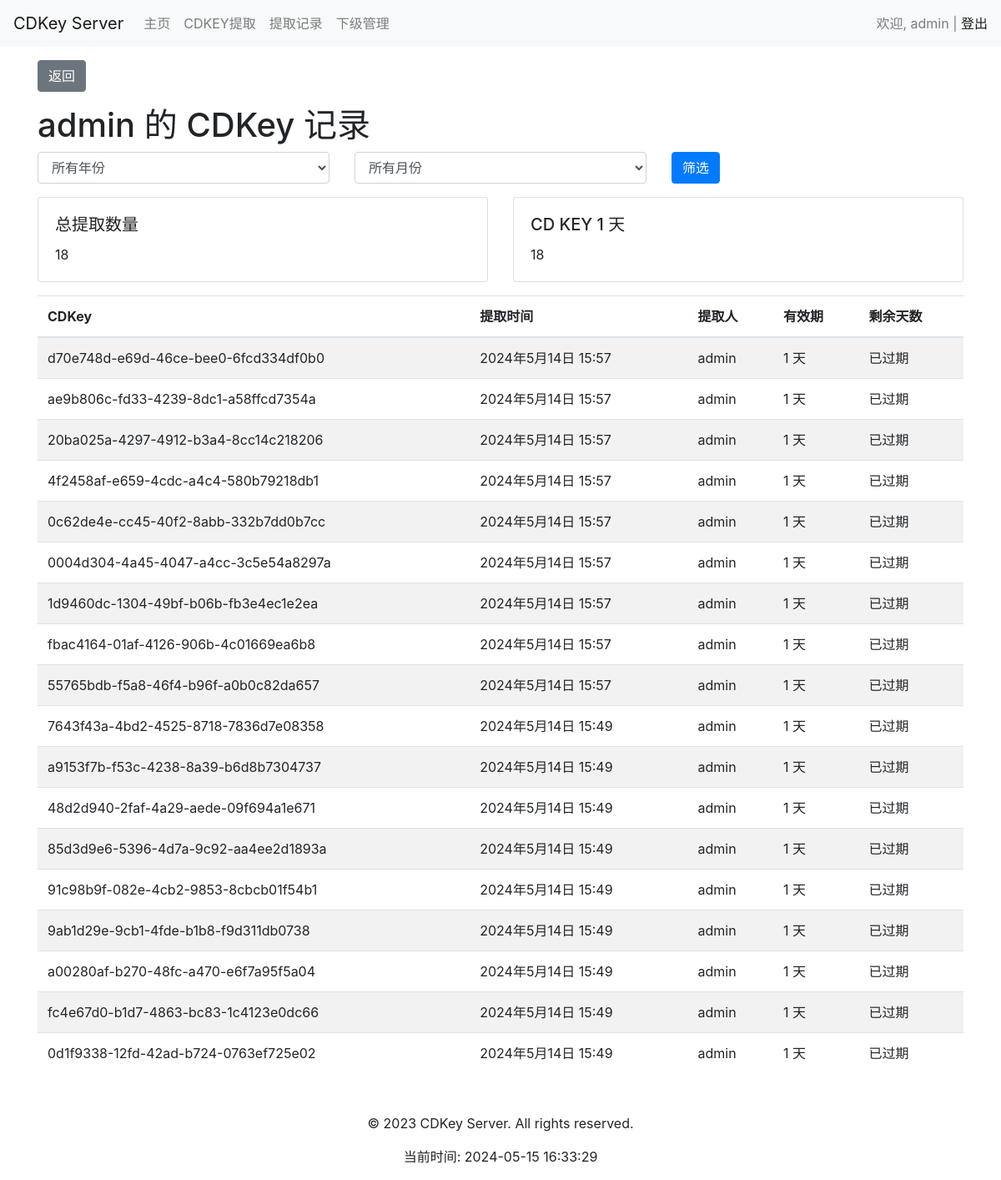
Page /user/subordinate/3/cdkey_record/ (signed in) on the earlier database version.
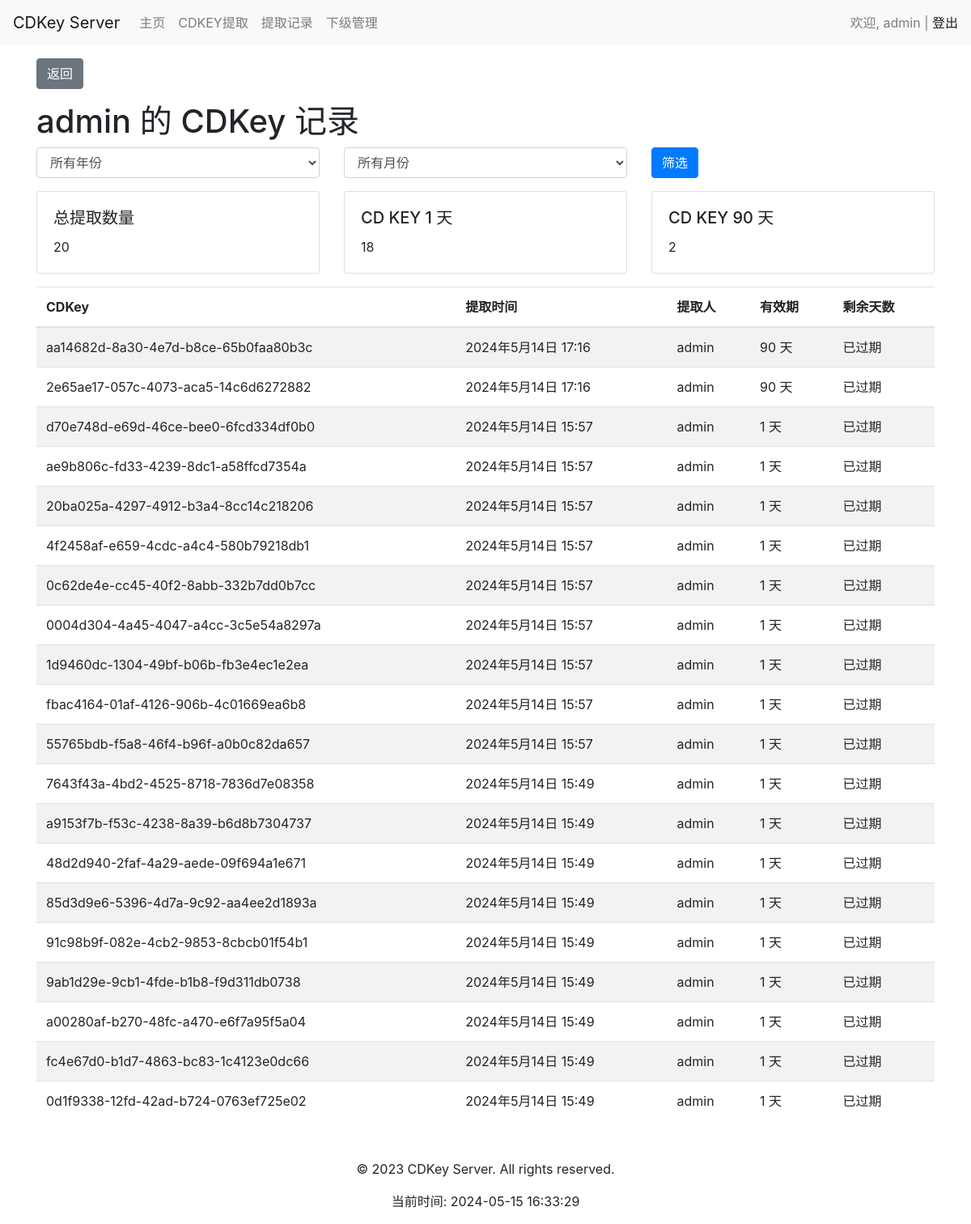
Same page on the later database version.
### user/models.py (models this page shows, shortened)
class CDKey(models.Model):
    VALIDITY_CHOICES = [
        (1, '1 天'),
        (30, '30 天'),
        (90, '90 天'),
        (180, '180 天'),
        (365, '365 天'),
        (730, '730 天'),
    ]
    key = models.CharField(max_length=255, unique=True)
    created_at = models.DateTimeField(auto_now_add=True)
    expires_at = models.DateTimeField()
    created_by = models.ForeignKey('User', on_delete=models.CASCADE, related_name='created_cdkeys')
    used_by = models.ForeignKey('User', on_delete=models.CASCADE, related_name='used_cdkeys', null=True, blank=True)
    used_at = models.DateTimeField(null=True, blank=True)
    validity_days = models.IntegerField(choices=VALIDITY_CHOICES, default=1)
    is_used_field = models.BooleanField(default=False, verbose_name="是否已使用")

class User(AbstractUser):
    USER_TYPE_CHOICES = (
        (1, '管理员'),
        (2, '一级代理'),
        (3, '二级代理'),
    )
    ROLE_CHOICES = (
        ('admin', '管理员'),
        ('agent', '代理'),
    )
    superior = models.ForeignKey('self', on_delete=models.SET_NULL, null=True, blank=True, related_name='subordinates', verbose_name='上级')
    role = models.CharField(max_length=50, choices=ROLE_CHOICES, default='agent', verbose_name='角色')
    user_type = models.SmallIntegerField(choices=USER_TYPE_CHOICES, default=3, verbose_name='用户类型')
    is_active = models.BooleanField(default=True,verbose_name='是否激活')
    monthly_quota = models.IntegerField(default=0,verbose_name='月度配额')
    day_quota = models.IntegerField(default=0, verbose_name='日配额')
    quota_updated_at = models.DateField(auto_now_add=True)
    class Meta:
        db_table = 'user'

### user/views.py (the view)
# urls.py: path('subordinate/<int:subordinate_id>/cdkey_record/', views.subordinate_cdkey_record, name='subordinate_cdkey_record'),
@login_required
def subordinate_cdkey_record(request, subordinate_id):
    subordinate = get_object_or_404(User, id=subordinate_id, superior=request.user)
    months = list(range(1, 13))
    if request.method == 'POST':
        month = request.POST.get('month')
        year = request.POST.get('year')
        query = Q(created_by=subordinate)
        if month and year:
            query &= Q(created_at__year=year, created_at__month=month)
        elif year:
            query &= Q(created_at__year=year)
        records = CDKey.objects.filter(query).order_by('-created_at')
    else:
        records = CDKey.objects.filter(created_by=subordinate).order_by('-created_at')
    current_year = date.today().year
    years = range(current_year, current_year - 10, -1)
    from django.db.models.functions import Now
    from django.db.models import ExpressionWrapper, F, fields
    records = records.annotate(
        remaining_days=ExpressionWrapper(
            F('expires_at') - Now(),
            output_field=fields.DurationField()
        )
    )
    validity_days_distribution = records.values('validity_days').annotate(count=Count('id')).order_by('validity_days')
    validity_days_distribution = {
        distribution['validity_days']: distribution['count']
        for distribution in validity_days_distribution
    }
    summary = {
        'total': records.count(),
        'validity_days_distribution': validity_days_distribution,
    }
    context = {
        'subordinate': subordinate,
        'months': months,
        'records': records,
        'current_year': current_year,
        'years': years,
        'summary': summary,
    }
    return render(request, 'user/subordinate_cdkey_record.html', context)

### user/templates/user/subordinate_cdkey_record.html (shortened to what this page needs)
{% extends 'base.html' %}
{% block content %}
<h1>{{ subordinate.username }} 的 CDKey 记录</h1>
<form method="post">
    <div class="row mb-3">
        <div class="col">
            <select name="year" class="form-control">
                <option value="">所有年份</option>
            </select>
        </div>
        <div class="col">
            <select name="month" class="form-control">
    <option value="">所有月份</option>
</select>
        </div>
        <div class="col">
            <button type="submit" class="btn btn-primary">筛选</button>
        </div>
    </div>
</form>
<div class="row mb-3">
    <div class="col">
        <div class="card">
            <div class="card-body">
                <h5 class="card-title">总提取数量</h5>
                <p class="card-text">{{ summary.total }}</p>
            </div>
        </div>
    </div>
    {% for days, count in summary.validity_days_distribution.items %}
    <div class="col">
        <div class="card">
            <div class="card-body">
                <h5 class="card-title">CD KEY {{ days }} 天</h5>
                <p class="card-text">{{ count }}</p>
            </div>
        </div>
    </div>
    {% endfor %}
</div>
<table class="table table-striped">
    <thead>
        <tr>
            <th>CDKey</th>
            <th>提取时间</th>
            <th>提取人</th>
            <th>有效期</th>
            <th>剩余天数</th>
        </tr>
    </thead>
    <tbody>
        {% for record in records %}
        <tr>
            <td>{{ record.key }}</td>
            <td>{{ record.created_at }}</td>
            <td>{{ record.created_by.username }}</td>
            <td>{{ record.validity_days }} 天</td>
            <td>
                {% if record.remaining_days.days < 0 %}
                    已过期
                {% else %}
                    {{ record.remaining_days.days }} 天
                {% endif %}
            </td>
        </tr>
        {% endfor %}
    </tbody>
</table>
{% endblock content %}

Differences in the rows shown:
added CDKey: key "aa14682d-8a30-4e7d-b8ce-65b0faa80b3c", created_at "2024年5月14日 17:16", created_by.username "admin", validity_days "90", shows "已过期"
added CDKey: key "2e65ae17-057c-4073-aca5-14c6d6272882", created_at "2024年5月14日 17:16", created_by.username "admin", validity_days "90", shows "已过期"
Other differences:
{{ summary.total }}: "18" → "20"
new list line: "CD KEY 90 天 2"
